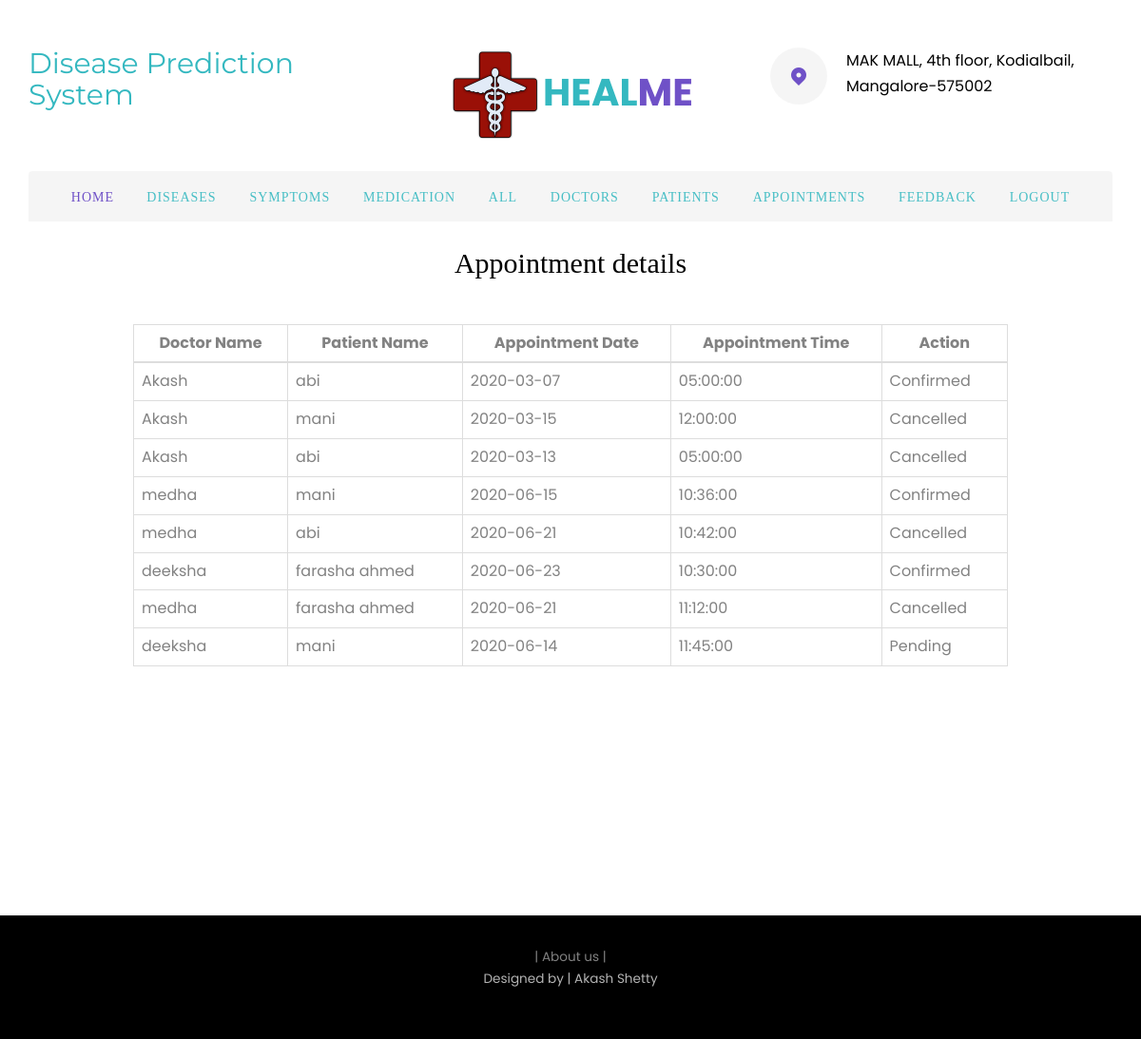
The app's page /admin/viewappointment.php (signed in) with its own data.
### tables this page shows
CREATE TABLE IF NOT EXISTS `appointment` (
  `app_id` int(11) NOT NULL,
  `cl_id` int(20) NOT NULL,
  `d_id` int(20) NOT NULL,
  `date` date NOT NULL,
  `time` time(6) NOT NULL,
  `description` text NOT NULL,
  `Status` varchar(30) NOT NULL DEFAULT 'Pending'
);

CREATE TABLE IF NOT EXISTS `doctors` (
  `d_id` int(11) NOT NULL,
  `d_name` text NOT NULL,
  `d_adds` text NOT NULL,
  `d_qualfn` varchar(50) NOT NULL,
  `d_splist` text NOT NULL,
  `image` varchar(100) NOT NULL,
  `d_phno` bigint(20) NOT NULL,
  `d_clnc` text NOT NULL,
  `d_clncloc` varchar(200) NOT NULL,
  `d_mail` varchar(20) NOT NULL,
  `d_pwd` varchar(15) NOT NULL,
  `sqsn` varchar(30) NOT NULL,
  `sans` text NOT NULL
);

CREATE TABLE IF NOT EXISTS `client` (
  `cl_id` int(20) NOT NULL,
  `name` text NOT NULL,
  `gender` varchar(150) NOT NULL,
  `adds` text NOT NULL,
  `ph_no` bigint(10) NOT NULL,
  `email` varchar(20) NOT NULL,
  `sqsn` varchar(250) NOT NULL,
  `sans` varchar(200) NOT NULL,
  `pwd` varchar(20) NOT NULL
);

### app/main.php (called while the page is built, shortened)
<?php
class Main {
    public function __construct(){
        try{
            $this->conn = new PDO(DB_TYPE.":host=".DB_SERVER.";dbname=".DB_DATABASE, DB_USER, DB_PASSWORD);
        }
        catch (PDOException $e){
            echo '<h3>Database Not Connected</h3>','<p>Please Check database connection before running this site ...</p>'; exit;
        }
    }
}

### app/admin.php (called while the page is built, shortened)
<?php
class Admin extends Main
{
	public function ret($stmt){
		$stmt = $this->conn->prepare($stmt);
		$stmt->execute();
			return $stmt;
	}
}

### admin/viewappointment.php (the view, shortened to what this page needs)
<!DOCTYPE html>
<?php
$admin=new Admin();
?>
 <html class="no-js">
	<head>
	<link rel="stylesheet" href="css/animate.css">
	<link rel="stylesheet" href="css/icomoon.css">
	<link rel="stylesheet" href="css/bootstrap.css">
	<link rel="stylesheet" href="css/magnific-popup.css">
	<link rel="stylesheet" href="css/owl.carousel.min.css">
	<link rel="stylesheet" href="css/owl.theme.default.min.css">
	<link rel="stylesheet" href="css/flexslider.css">
	<link rel="stylesheet" href="css/style.css">
	</head>
	<body>
	<div id="page">
	<?php include"adminheader.php";?>
	<br><h2 style="font-family:cursive;"><center>Appointment details</center></h2><br>
			<div class="row">
			<div class="container">
			<div class="col-md-10 col-md-offset-1 animate-box">
			<table class="table table-responsive table-bordered" style="margin-bottom:100px;">
					<thead>
						<tr>
							<th style="text-align:center;">Doctor Name</th>
							<th style="text-align:center;">Patient Name</th>
							<th style="text-align:center;">Appointment Date</th>
							<th style="text-align:center;">Appointment Time</th>
							<th colspan="2" style="text-align:center;">Action</th>
						</tr>
						</thead>
						<tbody id="example">
	<?php
	$stmt=$admin->ret("SELECT * FROM appointment inner join doctors on appointment.d_id=doctors.d_id inner join client on appointment.cl_id=client.cl_id ");
	while ($row=$stmt->fetch(PDO::FETCH_ASSOC)) {
		echo '<tr>
		<td>'.$row['d_name'].'</td>
		<td>'.$row['name'].'</td>
		<td>'.$row['date'].'</td>
		<td>'.date('H:i:s',strtotime($row['time'])).'</td>
		<td>'.$row['Status'].'</td>
		';?>
        </tr>
<?php	}
	?>
</tbody>
					</table>
			</div>
			</div>
			</div>
			</div>
	<footer id="qbootstrap-footer" role="contentinfo" style="margin-top:100px;">
		<div class="row copyright" style="margin-top:-50px;">
			<div class="col-md-12 text-center">
				<p>
                    <small class="block"><a href="../home.php" target="_blank">| About us |</a></small>
                    <small class="block">Designed by | Akash Shetty</a></small>
                </p>
			</div>
		</div>
	</footer>
	</body>
</html>

### admin/css/style.css (style rules this page uses)
body { font-family: "Poppins", Arial, sans-serif; font-weight: 400; font-size: 16px; line-height: 1.7; color: #828282; background: #fff; }
#page { position: relative; overflow-x: hidden; width: 100%; height: 100%; -webkit-transition: 0.5s; -o-transition: 0.5s; transition: 0.5s; }
a { color: #34b8c0; -webkit-transition: 0.5s; -o-transition: 0.5s; transition: 0.5s; }
p { margin-bottom: 20px; }
h1, h2, h3, h4, h5, h6, figure { color: #000; font-family: "Montserrat", sans-serif; font-weight: 400; margin: 0 0 20px 0; }
#qbootstrap-services, #qbootstrap-counter, #qbootstrap-register, .qbootstrap-pricing, #qbootstrap-testimonial, #qbootstrap-blog, #qbootstrap-about, #qbootstrap-doctor, #qbootstrap-contact, #qbootstrap-footer { padding: 7em 0; clear: both; }
#qbootstrap-footer { padding: 7em 0 0 0; }
#qbootstrap-footer { background-size: cover; background-position: center center; background-repeat: no-repeat; position: relative; color: #fff !important; }
#qbootstrap-footer p { color: rgba(255, 255, 255, 0.7); }
#qbootstrap-footer .copyright { background: #000; padding: 2em; }
#qbootstrap-footer .copyright .block { display: block; }
#qbootstrap-footer .copyright .block a { color: rgba(255, 255, 255, 0.5); }
.js .animate-box { opacity: 0; }

### records on screen
appointment: d.d_name "Akash", cl.name "abi", date "2020-03-07", time "05:00:00", Status "Confirmed"
appointment: d.d_name "Akash", cl.name "mani", date "2020-03-15", time "12:00:00", Status "Cancelled"
appointment: d.d_name "Akash", cl.name "abi", date "2020-03-13", time "05:00:00", Status "Cancelled"
appointment: d.d_name "medha", cl.name "mani", date "2020-06-15", time "10:36:00", Status "Confirmed"
appointment: d.d_name "medha", cl.name "abi", date "2020-06-21", time "10:42:00", Status "Cancelled"
appointment: d.d_name "deeksha", cl.name "farasha ahmed", date "2020-06-23", time "10:30:00", Status "Confirmed"
appointment: d.d_name "medha", cl.name "farasha ahmed", date "2020-06-21", time "11:12:00", Status "Cancelled"
appointment: d.d_name "deeksha", cl.name "mani", date "2020-06-14", time "11:45:00", Status "Pending"
